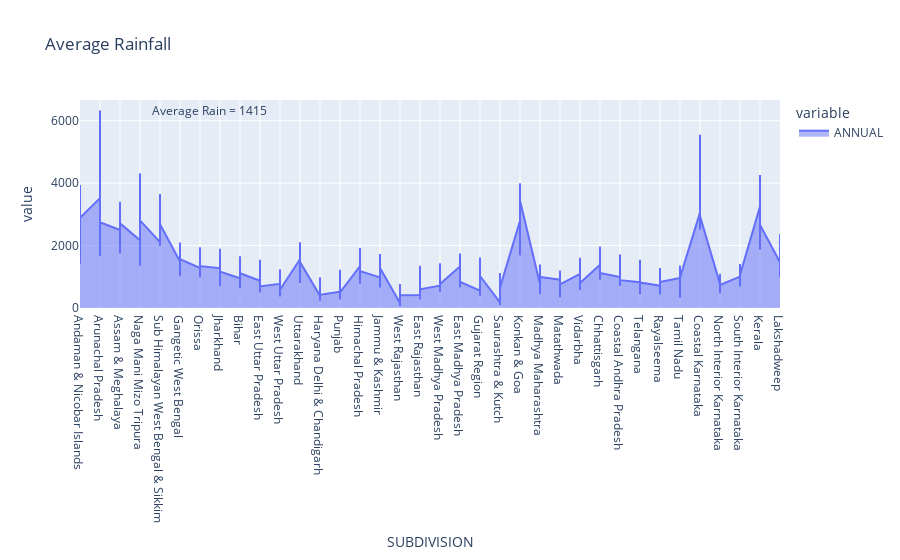

The notebook cell this image was saved under:
### Code cell
fig = px.area(rain, x='SUBDIVISION', y=['ANNUAL'], title='Average Rainfall ')
mean_rainfall = rain['ANNUAL'].mean()
fig.add_annotation(xref='paper', yref='paper', x=0.1, y=1, text=f"Average Rain = {mean_rainfall:.0f}",showarrow=False)
fig.show()

### Figure 1 — Plotly figure (JSON) as saved in the notebook; plotly's stock layout.template omitted (floating-point values rounded to 4 significant figures; data arrays with more than 128 entries replaced by an {"elided": "..."} marker saying what was removed)
{"data": [{"fillpattern": {"shape": ""}, "hovertemplate": "variable=ANNUAL<br>SUBDIVISION=%{x}<br>value=%{y}<extra></extra>", "legendgroup": "ANNUAL", "line": {"color": "#636efa"}, "marker": {"symbol": "circle"}, "mode": "lines", "name": "ANNUAL", "orientation": "v", "showlegend": true, "stackgroup": "1", "type": "scatter", "x": {"elided": "4187 str values"}, "xaxis": "x", "y": {"elided": "4187 float values"}, "yaxis": "y"}], "layout": {"annotations": [{"showarrow": false, "text": "Average Rain = 1415", "x": 0.1, "xref": "paper", "y": 1, "yref": "paper"}], "legend": {"title": {"text": "variable"}, "tracegroupgap": 0}, "title": {"text": "Average Rainfall "}, "xaxis": {"anchor": "y", "domain": [0, 1], "title": {"text": "SUBDIVISION"}}, "yaxis": {"anchor": "x", "domain": [0, 1], "title": {"text": "value"}}}}
